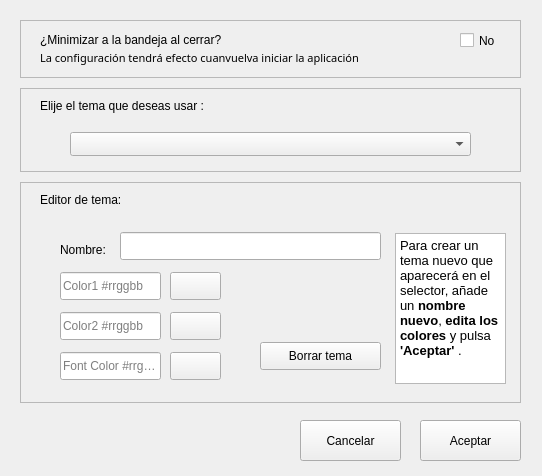
<?xml version="1.0" encoding="UTF-8"?>
<ui version="4.0">
 <class>FormSettings</class>
 <widget class="QWidget" name="FormSettings">
  <property name="geometry">
   <rect>
    <x>0</x>
    <y>0</y>
    <width>542</width>
    <height>476</height>
   </rect>
  </property>
  <property name="windowTitle">
   <string>Form</string>
  </property>
  <property name="windowIcon">
   <iconset>
    <normaloff>../img/gear.png</normaloff>../img/gear.png</iconset>
  </property>
  <widget class="QPushButton" name="aceptarButton">
   <property name="geometry">
    <rect>
     <x>420</x>
     <y>420</y>
     <width>101</width>
     <height>41</height>
    </rect>
   </property>
   <property name="cursor">
    <cursorShape>PointingHandCursor</cursorShape>
   </property>
   <property name="text">
    <string>Aceptar</string>
   </property>
  </widget>
  <widget class="QPushButton" name="cancelarButton">
   <property name="geometry">
    <rect>
     <x>300</x>
     <y>420</y>
     <width>101</width>
     <height>41</height>
    </rect>
   </property>
   <property name="cursor">
    <cursorShape>PointingHandCursor</cursorShape>
   </property>
   <property name="text">
    <string>Cancelar</string>
   </property>
  </widget>
  <widget class="QFrame" name="marco1">
   <property name="geometry">
    <rect>
     <x>20</x>
     <y>88</y>
     <width>501</width>
     <height>84</height>
    </rect>
   </property>
   <property name="frameShape">
    <enum>QFrame::StyledPanel</enum>
   </property>
   <property name="frameShadow">
    <enum>QFrame::Raised</enum>
   </property>
   <widget class="QLabel" name="label1">
    <property name="geometry">
     <rect>
      <x>20</x>
      <y>10</y>
      <width>191</width>
      <height>16</height>
     </rect>
    </property>
    <property name="text">
     <string>Elije el tema que deseas usar :</string>
    </property>
   </widget>
   <widget class="QComboBox" name="themeSelBox">
    <property name="geometry">
     <rect>
      <x>50</x>
      <y>44</y>
      <width>401</width>
      <height>24</height>
     </rect>
    </property>
    <property name="cursor">
     <cursorShape>PointingHandCursor</cursorShape>
    </property>
   </widget>
  </widget>
  <widget class="QFrame" name="marco2">
   <property name="geometry">
    <rect>
     <x>20</x>
     <y>182</y>
     <width>501</width>
     <height>221</height>
    </rect>
   </property>
   <property name="styleSheet">
    <string notr="true"/>
   </property>
   <property name="frameShape">
    <enum>QFrame::StyledPanel</enum>
   </property>
   <property name="frameShadow">
    <enum>QFrame::Raised</enum>
   </property>
   <widget class="QLabel" name="label2">
    <property name="geometry">
     <rect>
      <x>20</x>
      <y>10</y>
      <width>191</width>
      <height>16</height>
     </rect>
    </property>
    <property name="text">
     <string>Editor de tema:</string>
    </property>
   </widget>
   <widget class="QPushButton" name="borrarTemaButton">
    <property name="geometry">
     <rect>
      <x>240</x>
      <y>160</y>
      <width>121</width>
      <height>28</height>
     </rect>
    </property>
    <property name="cursor">
     <cursorShape>PointingHandCursor</cursorShape>
    </property>
    <property name="text">
     <string>Borrar tema</string>
    </property>
   </widget>
   <widget class="QPushButton" name="fontColorButton">
    <property name="geometry">
     <rect>
      <x>150</x>
      <y>170</y>
      <width>51</width>
      <height>28</height>
     </rect>
    </property>
    <property name="cursor">
     <cursorShape>PointingHandCursor</cursorShape>
    </property>
    <property name="toolTip">
     <string>Editar color de las fuentes</string>
    </property>
    <property name="text">
     <string/>
    </property>
   </widget>
   <widget class="QPushButton" name="color2Button">
    <property name="geometry">
     <rect>
      <x>150</x>
      <y>130</y>
      <width>51</width>
      <height>28</height>
     </rect>
    </property>
    <property name="cursor">
     <cursorShape>PointingHandCursor</cursorShape>
    </property>
    <property name="toolTip">
     <string>Editar segundo color</string>
    </property>
    <property name="text">
     <string/>
    </property>
   </widget>
   <widget class="QPushButton" name="color1Button">
    <property name="geometry">
     <rect>
      <x>150</x>
      <y>90</y>
      <width>51</width>
      <height>28</height>
     </rect>
    </property>
    <property name="cursor">
     <cursorShape>PointingHandCursor</cursorShape>
    </property>
    <property name="toolTip">
     <string>Editar primer color</string>
    </property>
    <property name="text">
     <string/>
    </property>
   </widget>
   <widget class="QLineEdit" name="lineCol1">
    <property name="geometry">
     <rect>
      <x>40</x>
      <y>90</y>
      <width>101</width>
      <height>28</height>
     </rect>
    </property>
    <property name="placeholderText">
     <string>Color1 #rrggbb</string>
    </property>
   </widget>
   <widget class="QLineEdit" name="lineCol2">
    <property name="geometry">
     <rect>
      <x>40</x>
      <y>130</y>
      <width>101</width>
      <height>28</height>
     </rect>
    </property>
    <property name="placeholderText">
     <string>Color2 #rrggbb</string>
    </property>
   </widget>
   <widget class="QLineEdit" name="lineFontCol">
    <property name="geometry">
     <rect>
      <x>40</x>
      <y>170</y>
      <width>101</width>
      <height>28</height>
     </rect>
    </property>
    <property name="placeholderText">
     <string>Font Color #rrggbb</string>
    </property>
   </widget>
   <widget class="QLineEdit" name="nombreInput">
    <property name="geometry">
     <rect>
      <x>100</x>
      <y>50</y>
      <width>261</width>
      <height>28</height>
     </rect>
    </property>
   </widget>
   <widget class="QLabel" name="labelNombre">
    <property name="geometry">
     <rect>
      <x>40</x>
      <y>60</y>
      <width>51</width>
      <height>16</height>
     </rect>
    </property>
    <property name="text">
     <string>Nombre:</string>
    </property>
   </widget>
   <widget class="QTextBrowser" name="infoBrowser">
    <property name="geometry">
     <rect>
      <x>375</x>
      <y>51</y>
      <width>111</width>
      <height>151</height>
     </rect>
    </property>
    <property name="html">
     <string>&lt;!DOCTYPE HTML PUBLIC &quot;-//W3C//DTD HTML 4.0//EN&quot; &quot;http://www.w3.org/TR/REC-html40/strict.dtd&quot;&gt;
&lt;html&gt;&lt;head&gt;&lt;meta name=&quot;qrichtext&quot; content=&quot;1&quot; /&gt;&lt;style type=&quot;text/css&quot;&gt;
p, li { white-space: pre-wrap; }
&lt;/style&gt;&lt;/head&gt;&lt;body style=&quot; font-family:'Ubuntu'; font-size:10pt; font-weight:400; font-style:normal;&quot;&gt;
&lt;p style=&quot; margin-top:0px; margin-bottom:0px; margin-left:0px; margin-right:0px; -qt-block-indent:0; text-indent:0px;&quot;&gt;Para crear un tema nuevo que aparecerá en el selector, añade un &lt;span style=&quot; font-weight:600;&quot;&gt;nombre nuevo&lt;/span&gt;, &lt;span style=&quot; font-weight:600;&quot;&gt;edita los colores&lt;/span&gt; y pulsa&lt;span style=&quot; font-weight:600;&quot;&gt; 'Aceptar'&lt;/span&gt; .&lt;/p&gt;&lt;/body&gt;&lt;/html&gt;</string>
    </property>
   </widget>
   <widget class="QLabel" name="editorNotifications">
    <property name="geometry">
     <rect>
      <x>130</x>
      <y>8</y>
      <width>351</width>
      <height>21</height>
     </rect>
    </property>
    <property name="styleSheet">
     <string notr="true">color: red</string>
    </property>
    <property name="text">
     <string/>
    </property>
   </widget>
  </widget>
  <widget class="QFrame" name="marco0">
   <property name="geometry">
    <rect>
     <x>20</x>
     <y>20</y>
     <width>501</width>
     <height>58</height>
    </rect>
   </property>
   <property name="frameShape">
    <enum>QFrame::StyledPanel</enum>
   </property>
   <property name="frameShadow">
    <enum>QFrame::Raised</enum>
   </property>
   <widget class="QLabel" name="label0">
    <property name="geometry">
     <rect>
      <x>20</x>
      <y>12</y>
      <width>191</width>
      <height>16</height>
     </rect>
    </property>
    <property name="text">
     <string>¿Minimizar a la bandeja al cerrar?</string>
    </property>
   </widget>
   <widget class="QCheckBox" name="trayCheckBox">
    <property name="geometry">
     <rect>
      <x>440</x>
      <y>10</y>
      <width>41</width>
      <height>21</height>
     </rect>
    </property>
    <property name="toolTip">
     <string>Activar/Desactivar opcion de bandeja de sistema.</string>
    </property>
    <property name="text">
     <string>No</string>
    </property>
   </widget>
   <widget class="QLabel" name="label02">
    <property name="geometry">
     <rect>
      <x>20</x>
      <y>30</y>
      <width>441</width>
      <height>16</height>
     </rect>
    </property>
    <property name="font">
     <font>
      <family>Ubuntu Thin</family>
      <pointsize>8</pointsize>
      <italic>false</italic>
     </font>
    </property>
    <property name="text">
     <string>La configuración tendrá efecto cuanvuelva iniciar la aplicación</string>
    </property>
   </widget>
  </widget>
 </widget>
 <resources/>
 <connections/>
</ui>
